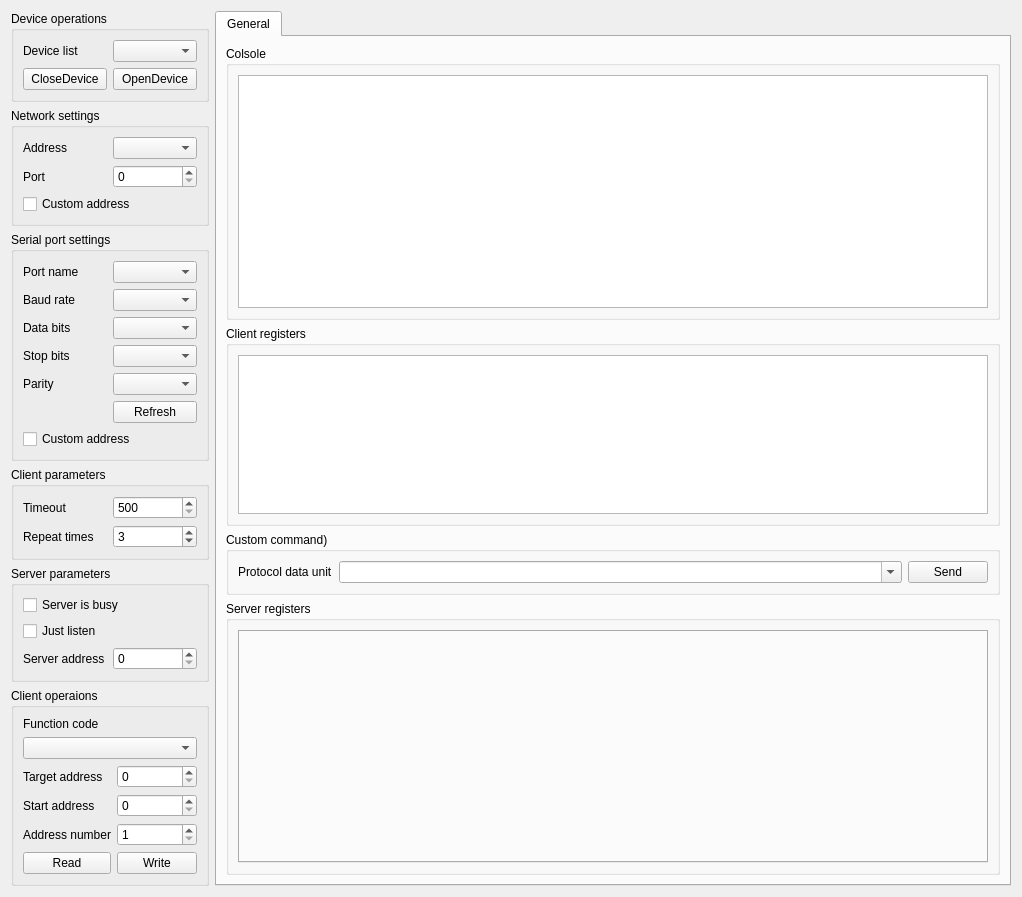
<?xml version="1.0" encoding="UTF-8"?>
<ui version="4.0">
 <class>SAKModbusStudio</class>
 <widget class="QWidget" name="SAKModbusStudio">
  <property name="geometry">
   <rect>
    <x>0</x>
    <y>0</y>
    <width>1022</width>
    <height>793</height>
   </rect>
  </property>
  <property name="windowTitle">
   <string>Form</string>
  </property>
  <layout class="QGridLayout" name="gridLayout_6">
   <item row="1" column="0">
    <widget class="QGroupBox" name="networkGroupBox">
     <property name="title">
      <string>Network settings</string>
     </property>
     <layout class="QGridLayout" name="gridLayout_2">
      <item row="0" column="0">
       <widget class="QLabel" name="label_2">
        <property name="text">
         <string>Address</string>
        </property>
       </widget>
      </item>
      <item row="0" column="1">
       <widget class="QComboBox" name="addressComboBox"/>
      </item>
      <item row="1" column="0">
       <widget class="QLabel" name="label_3">
        <property name="text">
         <string>Port</string>
        </property>
       </widget>
      </item>
      <item row="1" column="1">
       <widget class="QSpinBox" name="portSpinBox">
        <property name="maximum">
         <number>65535</number>
        </property>
       </widget>
      </item>
      <item row="2" column="0" colspan="2">
       <widget class="QCheckBox" name="customAddressCheckBox">
        <property name="text">
         <string>Custom address</string>
        </property>
       </widget>
      </item>
     </layout>
    </widget>
   </item>
   <item row="3" column="0">
    <widget class="QGroupBox" name="clientGroupBox">
     <property name="title">
      <string>Client parameters</string>
     </property>
     <layout class="QGridLayout" name="gridLayout_3">
      <item row="0" column="0">
       <widget class="QLabel" name="label_4">
        <property name="text">
         <string>Timeout</string>
        </property>
       </widget>
      </item>
      <item row="0" column="1">
       <widget class="QSpinBox" name="clientTimeoutSpinBox">
        <property name="minimum">
         <number>500</number>
        </property>
        <property name="maximum">
         <number>10000</number>
        </property>
        <property name="singleStep">
         <number>100</number>
        </property>
        <property name="value">
         <number>500</number>
        </property>
       </widget>
      </item>
      <item row="1" column="0">
       <widget class="QLabel" name="label_5">
        <property name="text">
         <string>Repeat times</string>
        </property>
       </widget>
      </item>
      <item row="1" column="1">
       <widget class="QSpinBox" name="clientRepeatTimeSpinBox">
        <property name="minimum">
         <number>0</number>
        </property>
        <property name="value">
         <number>3</number>
        </property>
       </widget>
      </item>
     </layout>
    </widget>
   </item>
   <item row="0" column="1" rowspan="7">
    <widget class="QTabWidget" name="tabWidget">
     <property name="currentIndex">
      <number>0</number>
     </property>
     <widget class="QWidget" name="tab">
      <attribute name="title">
       <string>General</string>
      </attribute>
      <layout class="QVBoxLayout" name="verticalLayout">
       <item>
        <widget class="QGroupBox" name="groupBox">
         <property name="sizePolicy">
          <sizepolicy hsizetype="Preferred" vsizetype="Expanding">
           <horstretch>0</horstretch>
           <verstretch>0</verstretch>
          </sizepolicy>
         </property>
         <property name="title">
          <string>Colsole</string>
         </property>
         <layout class="QVBoxLayout" name="verticalLayout_2">
          <item>
           <widget class="QTextBrowser" name="textBrowser"/>
          </item>
         </layout>
        </widget>
       </item>
       <item>
        <widget class="QGroupBox" name="clientRegistersGroupBox">
         <property name="maximumSize">
          <size>
           <width>16777215</width>
           <height>200</height>
          </size>
         </property>
         <property name="title">
          <string>Client registers</string>
         </property>
         <layout class="QGridLayout" name="gridLayout_7">
          <item row="0" column="0" colspan="2">
           <widget class="QTableView" name="registerTableView"/>
          </item>
         </layout>
        </widget>
       </item>
       <item>
        <widget class="QGroupBox" name="clientCustomCommandGroupBox">
         <property name="title">
          <string>Custom command)</string>
         </property>
         <layout class="QHBoxLayout" name="horizontalLayout">
          <item>
           <widget class="QLabel" name="label_13">
            <property name="text">
             <string>Protocol data unit</string>
            </property>
           </widget>
          </item>
          <item>
           <widget class="QComboBox" name="pduComboBox">
            <property name="sizePolicy">
             <sizepolicy hsizetype="Expanding" vsizetype="Fixed">
              <horstretch>0</horstretch>
              <verstretch>0</verstretch>
             </sizepolicy>
            </property>
            <property name="editable">
             <bool>true</bool>
            </property>
           </widget>
          </item>
          <item>
           <widget class="QPushButton" name="sendPushButton">
            <property name="text">
             <string>Send</string>
            </property>
           </widget>
          </item>
         </layout>
        </widget>
       </item>
       <item>
        <widget class="QGroupBox" name="registersGroupBox">
         <property name="minimumSize">
          <size>
           <width>0</width>
           <height>250</height>
          </size>
         </property>
         <property name="maximumSize">
          <size>
           <width>16777215</width>
           <height>16777215</height>
          </size>
         </property>
         <property name="title">
          <string>Server registers</string>
         </property>
         <layout class="QGridLayout" name="gridLayout_9">
          <item row="0" column="0">
           <widget class="QTabWidget" name="registerTabWidget">
            <property name="currentIndex">
             <number>-1</number>
            </property>
           </widget>
          </item>
         </layout>
        </widget>
       </item>
      </layout>
     </widget>
    </widget>
   </item>
   <item row="6" column="0">
    <spacer name="verticalSpacer">
     <property name="orientation">
      <enum>Qt::Vertical</enum>
     </property>
     <property name="sizeHint" stdset="0">
      <size>
       <width>20</width>
       <height>40</height>
      </size>
     </property>
    </spacer>
   </item>
   <item row="4" column="0">
    <widget class="QGroupBox" name="serverGroupBox">
     <property name="title">
      <string>Server parameters</string>
     </property>
     <layout class="QGridLayout" name="gridLayout_4">
      <item row="0" column="0" colspan="2">
       <widget class="QCheckBox" name="serverIsBusyCheckBox">
        <property name="text">
         <string>Server is busy</string>
        </property>
       </widget>
      </item>
      <item row="1" column="0" colspan="2">
       <widget class="QCheckBox" name="serverJustListenCheckBox">
        <property name="text">
         <string>Just listen</string>
        </property>
       </widget>
      </item>
      <item row="2" column="0">
       <widget class="QLabel" name="label_6">
        <property name="text">
         <string>Server address</string>
        </property>
       </widget>
      </item>
      <item row="2" column="1">
       <widget class="QSpinBox" name="serverAddressSpinBox">
        <property name="maximum">
         <number>265</number>
        </property>
       </widget>
      </item>
     </layout>
    </widget>
   </item>
   <item row="2" column="0">
    <widget class="QGroupBox" name="serialPortGroupBox">
     <property name="title">
      <string>Serial port settings</string>
     </property>
     <layout class="QGridLayout" name="gridLayout_5">
      <item row="2" column="0">
       <widget class="QLabel" name="label_10">
        <property name="text">
         <string>Data bits</string>
        </property>
       </widget>
      </item>
      <item row="0" column="0">
       <widget class="QLabel" name="label_8">
        <property name="text">
         <string>Port name</string>
        </property>
       </widget>
      </item>
      <item row="3" column="1">
       <widget class="QComboBox" name="stopBitsComboBox"/>
      </item>
      <item row="4" column="1">
       <widget class="QComboBox" name="parityComboBox"/>
      </item>
      <item row="3" column="0">
       <widget class="QLabel" name="label_11">
        <property name="text">
         <string>Stop bits</string>
        </property>
       </widget>
      </item>
      <item row="4" column="0">
       <widget class="QLabel" name="label_12">
        <property name="text">
         <string>Parity</string>
        </property>
       </widget>
      </item>
      <item row="1" column="0">
       <widget class="QLabel" name="label_9">
        <property name="text">
         <string>Baud rate</string>
        </property>
       </widget>
      </item>
      <item row="0" column="1">
       <widget class="QComboBox" name="portNameComboBox"/>
      </item>
      <item row="1" column="1">
       <widget class="QComboBox" name="baudRateComboBox"/>
      </item>
      <item row="6" column="0" colspan="2">
       <widget class="QCheckBox" name="customBaudRateCheckBox">
        <property name="text">
         <string>Custom address</string>
        </property>
       </widget>
      </item>
      <item row="2" column="1">
       <widget class="QComboBox" name="dataBitsComboBox"/>
      </item>
      <item row="5" column="1">
       <widget class="QPushButton" name="refreshPpushButton">
        <property name="text">
         <string>Refresh</string>
        </property>
       </widget>
      </item>
     </layout>
    </widget>
   </item>
   <item row="0" column="0">
    <widget class="QGroupBox" name="deviceGroupBox">
     <property name="title">
      <string>Device operations</string>
     </property>
     <layout class="QGridLayout" name="gridLayout">
      <item row="0" column="0">
       <widget class="QLabel" name="label">
        <property name="text">
         <string>Device list</string>
        </property>
       </widget>
      </item>
      <item row="1" column="0">
       <widget class="QPushButton" name="closeDevicePushButton">
        <property name="text">
         <string>CloseDevice</string>
        </property>
       </widget>
      </item>
      <item row="1" column="1">
       <widget class="QPushButton" name="openDevicePushButton">
        <property name="text">
         <string>OpenDevice</string>
        </property>
       </widget>
      </item>
      <item row="0" column="1">
       <widget class="QComboBox" name="devicesComboBox"/>
      </item>
     </layout>
    </widget>
   </item>
   <item row="5" column="0">
    <widget class="QGroupBox" name="clientOperationsGroupBox">
     <property name="minimumSize">
      <size>
       <width>0</width>
       <height>0</height>
      </size>
     </property>
     <property name="title">
      <string>Client operaions</string>
     </property>
     <layout class="QGridLayout" name="gridLayout_8">
      <item row="2" column="0">
       <widget class="QLabel" name="label_18">
        <property name="text">
         <string>Target address</string>
        </property>
       </widget>
      </item>
      <item row="2" column="1">
       <widget class="QSpinBox" name="targetAddressSpinBox">
        <property name="maximum">
         <number>255</number>
        </property>
       </widget>
      </item>
      <item row="3" column="0">
       <widget class="QLabel" name="label_19">
        <property name="text">
         <string>Start address</string>
        </property>
       </widget>
      </item>
      <item row="3" column="1">
       <widget class="QSpinBox" name="startAddressSpinBox">
        <property name="maximum">
         <number>65535</number>
        </property>
       </widget>
      </item>
      <item row="4" column="0">
       <widget class="QLabel" name="label_20">
        <property name="text">
         <string>Address number</string>
        </property>
       </widget>
      </item>
      <item row="4" column="1">
       <widget class="QSpinBox" name="addressNumberSpinBox">
        <property name="minimum">
         <number>1</number>
        </property>
        <property name="maximum">
         <number>128</number>
        </property>
       </widget>
      </item>
      <item row="5" column="0">
       <widget class="QPushButton" name="readPushButton">
        <property name="text">
         <string>Read</string>
        </property>
       </widget>
      </item>
      <item row="5" column="1">
       <widget class="QPushButton" name="writePushButton">
        <property name="text">
         <string>Write</string>
        </property>
       </widget>
      </item>
      <item row="1" column="0" colspan="2">
       <widget class="QComboBox" name="functionCodeComboBox"/>
      </item>
      <item row="0" column="0" colspan="2">
       <widget class="QLabel" name="label_17">
        <property name="text">
         <string>Function code</string>
        </property>
       </widget>
      </item>
     </layout>
    </widget>
   </item>
  </layout>
 </widget>
 <resources/>
 <connections/>
</ui>
